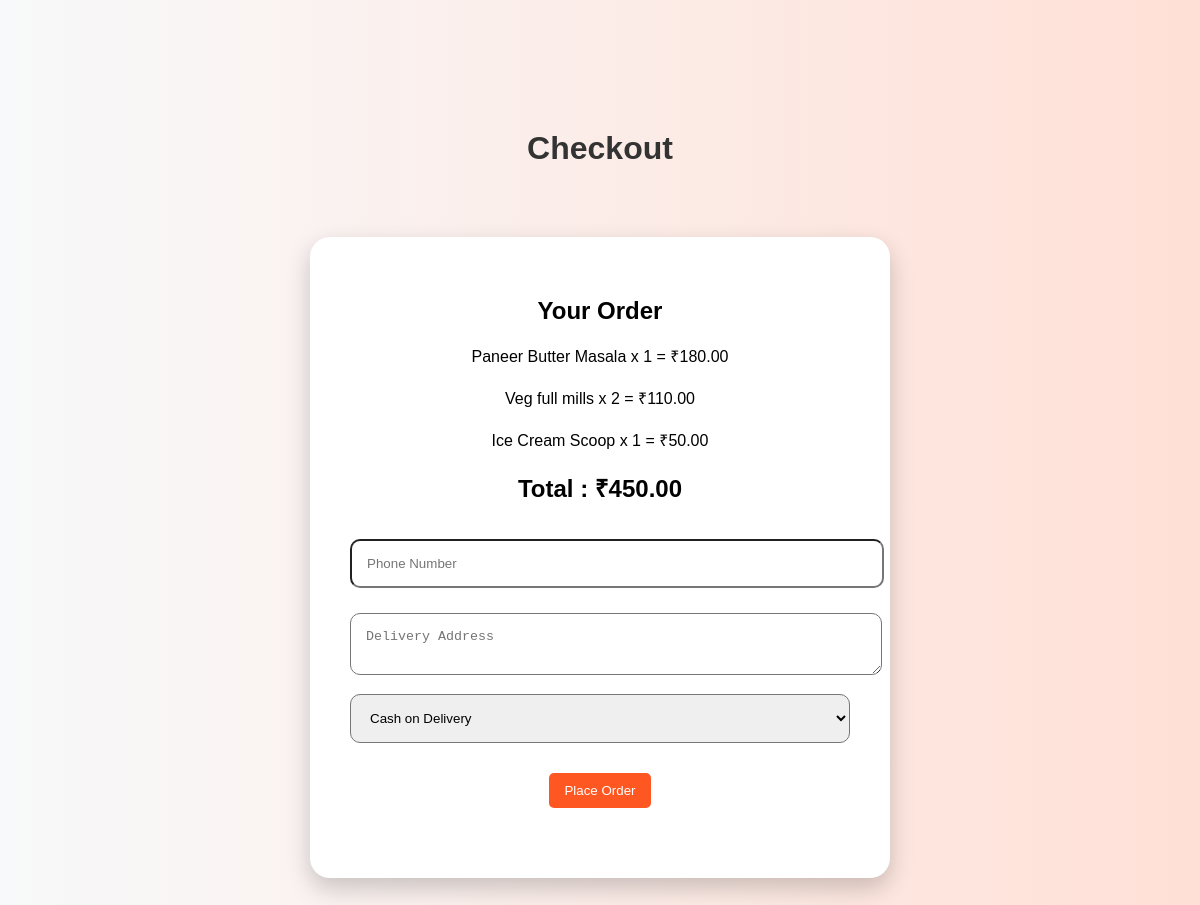
Screenshot of /checkout/ (signed in) with the database file from the repository.
### orders/models.py (models this page shows, shortened)
class Cart(models.Model):
    user = models.ForeignKey(User, on_delete=models.CASCADE)
    food = models.ForeignKey(Food, on_delete=models.CASCADE)
    quantity = models.IntegerField(default=1)

class Food(models.Model):
    CATEGORY_CHOICES = [
        ('Fast Food', 'Fast Food'),
        ('South Indian', 'South Indian'),
        ('Chinese', 'Chinese'),
        ('Non-Veg', 'Non-Veg'),
        ('Veg', 'Veg'),
        ('Desserts', 'Desserts'),
        ('Drinks', 'Drinks'),
    ]
    name = models.CharField(max_length=100)
    category = models.CharField(max_length=50, choices=CATEGORY_CHOICES)
    price = models.DecimalField(max_digits=8, decimal_places=2)
    image = models.ImageField(upload_to='food_images/')

### orders/views.py (the view, shortened to what this page needs)
# urls.py: path('checkout/', views.checkout, name='checkout'),
@login_required
def checkout(request):
    items = Cart.objects.filter(user=request.user)
    total = 0
    for item in items:
        total += item.food.price * item.quantity
    return render(request, 'checkout.html', {
        'items': items,
        'total': total
    })

### orders/templates/checkout.html (shortened to what this page needs)
{% load static %}
<!DOCTYPE html>
<html lang="en">
<head>
    <link rel="stylesheet" href="{% static 'style.css' %}">
</head>
<body>
<h1>Checkout</h1>
<div class="checkout-box">
<h2>Your Order</h2>
{% for item in items %}
<p>
{{ item.food.name }}
x {{ item.quantity }}
= ₹{{ item.food.price }}
</p>
{% endfor %}
<h2>Total : ₹{{ total }}</h2>
<form method="POST">
<input type="text"
name="phone"
placeholder="Phone Number"
required>
<textarea
name="address"
placeholder="Delivery Address"
required></textarea>
<select name="payment">
    <option value="Cash on Delivery">
        Cash on Delivery
    </option>
</select>
<button type="submit">
Place Order
</button>
</form>
</div>
</body>
</html>

### orders/static/style.css (style rules this page uses)
body { font-family: Arial, sans-serif; background:linear-gradient(to right,#f8f9fa,#ffe0d6); margin:0; padding-top:90px; }
h1 { text-align:center; color:#333; background:none; margin-top:20px; padding:20px; }
button { background:#ff5722; color:white; border:none; padding:10px 15px; border-radius:5px; cursor:pointer; }
h2 { text-align:center; }
input { width:100%; padding:10px; margin:10px 0; }
p { text-align:center; margin-top:20px; font-size:16px; }
.checkout-box { width:60%; margin:50px auto; background:white; padding:30px; border-radius:20px; box-shadow:0 10px 30px rgba(0,0,0,0.1); }
.checkout-box { width:500px; margin:50px auto; background:white; padding:40px; border-radius:20px; box-shadow:0 10px 25px rgba(0,0,0,0.2); }
.checkout-box textarea, .checkout-box select, .checkout-box input { width:100%; padding:15px; margin-top:15px; border-radius:10px; }
button[type="submit"] { display:block; margin:30px auto; }

### rows the page displays
Cart: food.name "Paneer Butter Masala", quantity "1", food.price "180.00"
Cart: food.name "Veg full mills", quantity "2", food.price "110.00"
Cart: food.name "Ice Cream Scoop", quantity "1", food.price "50.00"

### other values shown
{{ total }} "450.00"
